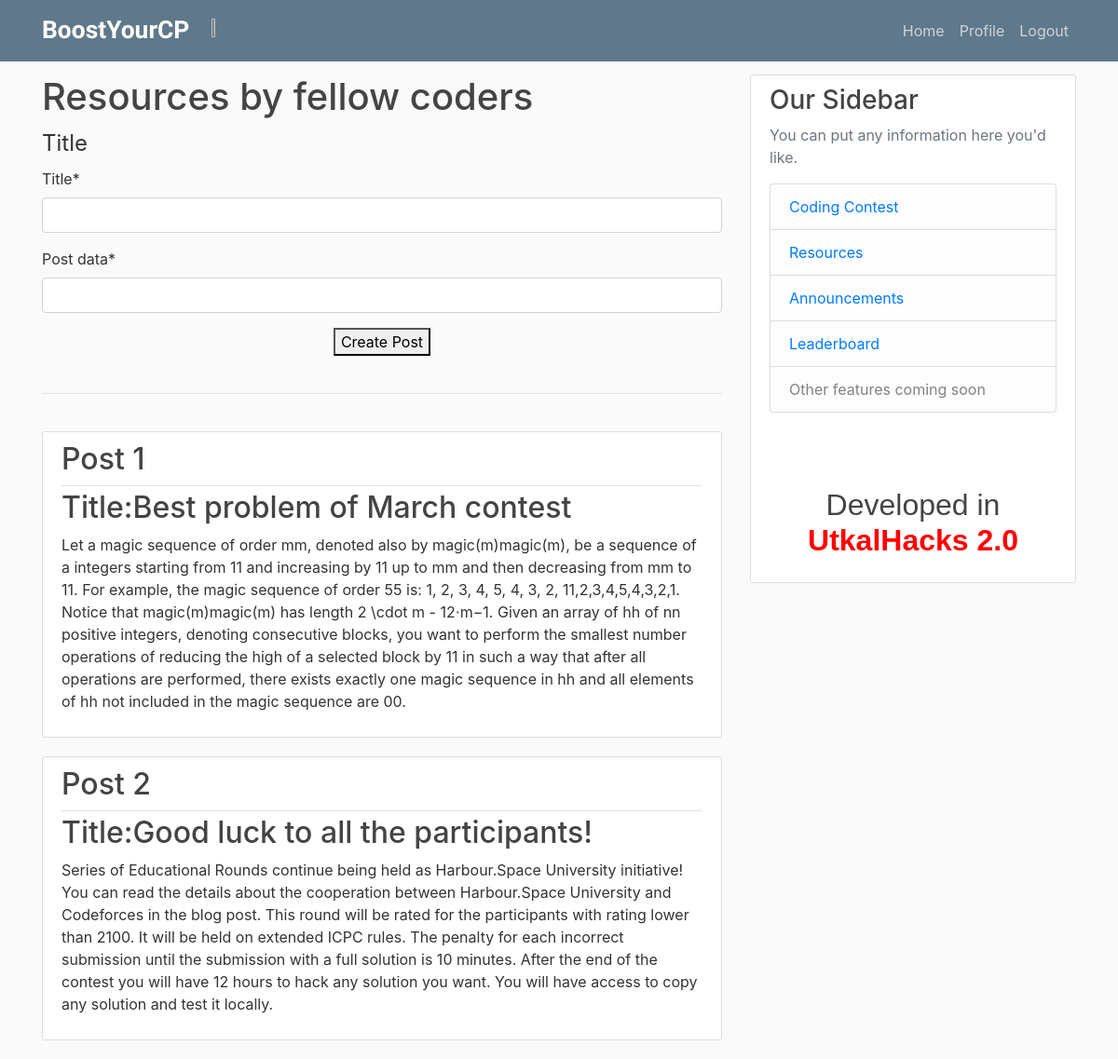
Page /post/ (signed in) on the committed database.
### profiles/models.py (models this page shows, shortened)
class Post(models.Model):
	title = models.CharField(max_length=1000)
	post_data = models.CharField(max_length=50000)

### profiles/views.py (the view)
# urls.py: path('post/', p_views.create_post,name="create_post"),
@login_required
def create_post(request):
    if request.method == 'POST':
        form = CreatePostForm(request.POST)
        if form.is_valid():
            form.save()
            messages.success(request, f'Successfully posted ! ')
            return redirect('user_profile')
        else :
            return redirect('logout')
    else:
        form = CreatePostForm(instance=request.user)
    return render(request,'profiles/user_post.html',{'form': form,'posts':Post.objects.all()})

### profiles/forms.py
class CreatePostForm(forms.ModelForm):
	class Meta:
		model = Post
		fields = [ 'title' , 'post_data']

### profiles/templates/profiles/user_post.html (shortened to what this page needs)
{% extends "profiles/base.html" %}
{% load crispy_forms_tags %}
{% block content %}
        <h1>Resources by fellow coders</h1>
        <form method = "POST">
            <fieldset>
                <legend> Title</legend>
                {{ form |crispy }}
            </fieldset>
          <center>  <button type="submit">Create Post</button></center>
        </form>
        <br>
        <hr>
        <br>
        {% for post in posts %}
        <article class="media content-section">
          <div class="media-body">
            <div class="article-metadata">
             <h2><a class="article-title" href="#">Post {{ post.id }}</a></h2>
            </div>
            <h2><a class="article-title" href="#">Title:{{ post.title }}</a></h2>
            <p class="article-content">{{ post.post_data }}</p>
          </div>
        </article>
    {% endfor %}
{% endblock content %}

### static/hack/main.css (style rules this page uses)
body { background: #fafafa; color: #333333; margin-top: 5rem; }
h1, h2, h3, h4, h5, h6 { color: #444444; }
.content-section { background: #ffffff; padding: 10px 20px; border: 1px solid #dddddd; border-radius: 3px; margin-bottom: 20px; }
.article-title { color: #444444; }
.article-content { white-space: pre-line; }
.article-metadata { padding-bottom: 1px; margin-bottom: 4px; border-bottom: 1px solid #e3e3e3 }

### profiles/templates/profiles/base.html (style rules this page uses)
body { background: #fafafa; color: #333333; margin-top: 5rem; }
h1, h2, h3, h4, h5, h6 { color: #444444; }
.content-section { background: #ffffff; padding: 10px 20px; border: 1px solid #dddddd; border-radius: 3px; margin-bottom: 20px; }
.article-title { color: #444444; }
.article-content { white-space: pre-line; }
.article-metadata { padding-bottom: 1px; margin-bottom: 4px; border-bottom: 1px solid #e3e3e3 }

### rows in the picture
Post: id "1", title "Best problem of March contest", post_data "Let a magic sequence of order mm, denoted also by magic(m)magic(m), be a sequence of a integers starting from 11 and increasing by 11 up to mm and then decreasing from mm to 11. For example, the magic sequence of order 55 is: 1, 2, 3, 4, 5, 4, 3, 2, 11,2,3,4,5,4,3,2,1. Notice that magic(m)magic(m) has length 2 \\cdot m - 12⋅m−1. Given an array of hh of nn positive integers, denoting consecutive blocks, you want to perform the smallest number operations of reducing the high of a selected block by 11 in such a way that after all operations are performed, there exists exactly one magic sequence in hh and all elements of hh not included in the magic sequence are 00."
Post: id "2", title "Good luck to all the participants!", post_data "Series of Educational Rounds continue being held as Harbour.Space University initiative! You can read the details about the cooperation between Harbour.Space University and Codeforces in the blog post. This round will be rated for the participants with rating lower than 2100. It will be held on extended ICPC rules. The penalty for each incorrect submission until the submission with a full solution is 10 minutes. After the end of the contest you will have 12 hours to hack any solution you want. You will have access to copy any solution and test it locally."
